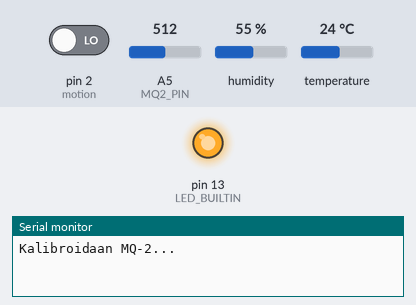
Bench run of a sketch on a simulated Arduino Uno, built with avr-gcc and run on an emulated ATmega328P. Parts: output pins drawn as LEDs (lit = HIGH), the last lines printed to the serial monitor. Inputs (shaded band) come from the test bench; at power-on: pin 2 (motion) LOW, A5 (MQ2_PIN) = 512, humidity 55 %, temperature 24 °C.

Above: at 0.1 s.
At 5.1 s:
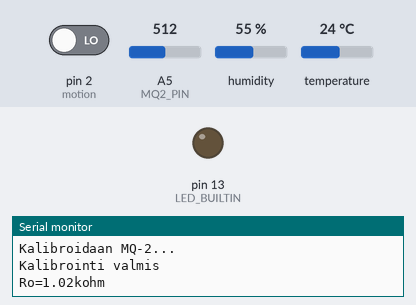
Timing chart, 0 to 6.6 s (numbered marks = the images above):
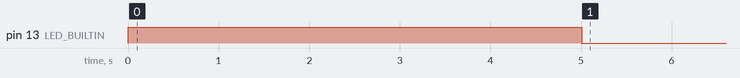

The sketch:

PROJEKTI_SAFEBOX.ino
```cpp
#include <dht.h>

dht DHT;

#define DHT11_PIN 7                         //lämpö/kosteus input

int motion = 2;                             //liiketunnistimen input

//-----MQ2----------
//vakiot helposti muokattavissa!!!!

#define MQ2_PIN (A5)                        //sensorin input
#define RL_VALUE (10)                       //kortin vastus kilo-ohmeina
#define RO_CLEAN_AIR_FACTOR (9.83)          //=(sensorin vastus puhtaassa ilmassa)/RO

#define CALIBRATION_SAMPLE_TIMES (50)              //montako näytettä otetaan kalibroinnissa        PERUS: 50
#define CALIBRATION_SAMPLE_INTERVAL (100)          //näytteenoton aikaväli (MS)                     PERUS: 500


#define READ_SAMPLE_TIMES (5)               //montako näytettä otetaan normaalissa mittauksessa     PERUS: 5
#define READ_SAMPLE_INTERVAL (50)           //näytteenoton aikaväli normaalissa mittauksessa (MS)   PERUS: 50

#define GAS_LPG (0)                         //Gas "id"
#define GAS_SMOKE (1)

float LPGCurve[3]  =  {2.3,0.2,-0.45};      //excelissä lasketut logaritmiarvot datasheetin kuvaajasta (x, y, kulmakerroin)
float SmokeCurve[3] = {2.3,0.53,-0.42};

float Ro = 10;                              //kilo-ohmeja


void setup(){

pinMode(MQ2_PIN, INPUT);
pinMode(motion, INPUT);
pinMode(LED_BUILTIN, OUTPUT);

  Serial.begin(9600);

  Serial.print("Kalibroidaan MQ-2...\n");
  Ro = MQCalibration(MQ2_PIN);                       //sensorin kalibrointi tulee tehdä puhtaassa ilmassa

  Serial.println("Kalibrointi valmis");
  Serial.print("Ro=");
  Serial.print(Ro);
  Serial.print("kohm");
  Serial.print("\n");
  Serial.print("\n");

}

void loop(){

  int chk = DHT.read11(DHT11_PIN);


  String temp = "TEMP:" + String(DHT.temperature) + ":";
  String hum = "HUM:" + String(DHT.humidity) + ":";
  String moti = "MOTION:" + String(digitalRead(motion)) + ":";
  String LPG = "LPG:" + String(MQGetGasPercentage(MQRead(MQ2_PIN)/Ro,GAS_LPG)) + ":";
  String SMOKE = "SMOKE:" + String(MQGetGasPercentage(MQRead(MQ2_PIN)/Ro,GAS_SMOKE)) + ":";


  Serial.println(temp);     //lämpötila celsius-asteina

  Serial.println(hum);      //ilmankosteus prosentteina

  Serial.println(moti);     //bool

  Serial.println(LPG);      //PPM

  Serial.println(SMOKE);    //PPM

  Serial.println(" ");


  //--------TESTAUSTA VARTEN----------

  /*Serial.print(DHT.temperature);
  Serial.print(", ");
  Serial.println(DHT.humidity);*/

  delay(1000);                            //pitkä delay koska lämpö/kosteusanturi ei pysy perässä
}


float MQResistanceCalculation(int raw_adc)                  //lasketaan sensorin vastus raakadatasta
{
  return ( ((float)RL_VALUE*(1023-raw_adc)/raw_adc));
}


float MQCalibration(int mq2_pin)
{
  int i;
  float val=0;

  digitalWrite(LED_BUILTIN, HIGH);

  for (i=0;i<CALIBRATION_SAMPLE_TIMES;i++) {                //otetaan puhtaasta ilmasta useampi näyte
    val += MQResistanceCalculation(analogRead(mq2_pin));
    delay(CALIBRATION_SAMPLE_INTERVAL);
  }
  val = val/CALIBRATION_SAMPLE_TIMES;                       //lasketaan keskiarvo otetuista näytteistä

  val = val/RO_CLEAN_AIR_FACTOR;                            //keskiarvo jaettuna RO_CLEAN_AIR_FACTOR:illa tuottaa Rs/Ro:n
                                                            //(y-akseli datasheetin kaaviossa)
 digitalWrite(LED_BUILTIN, LOW);

  return val;
}


float MQRead(int mq_pin)                                    //luetaan sensoria...
{                                                           //palauttaa keskiarvon useammasta mittauksesta
  int i;
  float rs=0;

  for (i=0;i<READ_SAMPLE_TIMES;i++) {
    rs += MQResistanceCalculation(analogRead(mq_pin));
    delay(READ_SAMPLE_INTERVAL);
  }

  rs = rs/READ_SAMPLE_TIMES;

  return rs;
}


int MQGetGasPercentage(float rs_ro_ratio, int gas_id)
{
  if ( gas_id == GAS_LPG ) {
     return MQGetPercentage(rs_ro_ratio,LPGCurve);
     }
  else if ( gas_id == GAS_SMOKE ) {
     return MQGetPercentage(rs_ro_ratio,SmokeCurve);
  }

  return 0;
}


int  MQGetPercentage(float rs_ro_ratio, float *pcurve)
{
  return (pow(10,( ((log(rs_ro_ratio)-pcurve[1])/pcurve[2]) + pcurve[0])));
}
```
